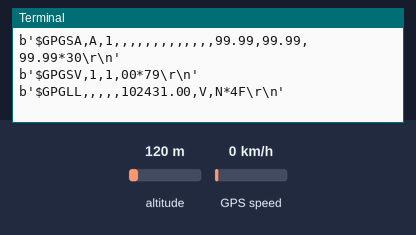
Recording of a program running on a simulated Raspberry Pi (BCM pin numbers). Shown: the last lines printed to the terminal. The inputs (shaded band) are chosen by the test bench; at power-on: GPS speed 0 km/h, altitude 120 m. The GPS gets a fix after 3 s at 37.7749, -122.4194 with 8 satellites.

Above: at 1.2 s.
1.3 s: GPS speed set to 30 km/h
At 1.81 s:
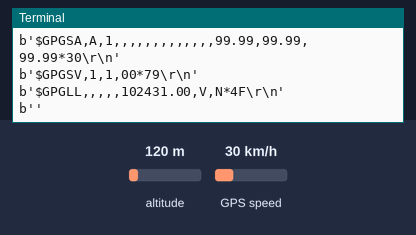
3.5 s: GPS speed set to 90 km/h
At 4.3 s:
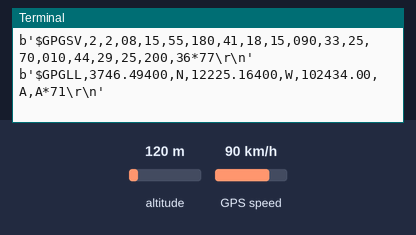
5.5 s: altitude set to 500 m
At 8.4 s:
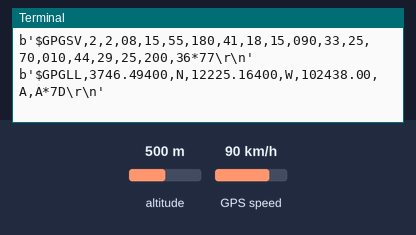
8.5 s: altitude set to 20 m
At 9.4 s:
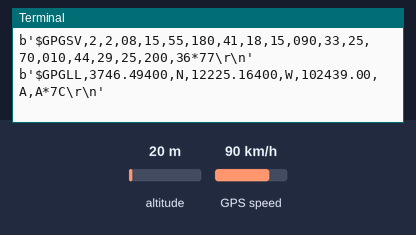
10.5 s: GPS speed set to 118 km/h
At 10.81 s:
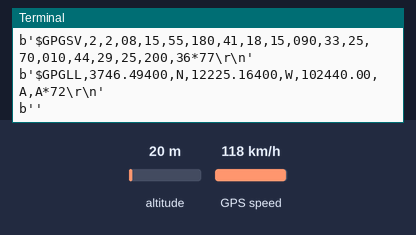
17.9 s: altitude set to 250 m
At 18.4 s:
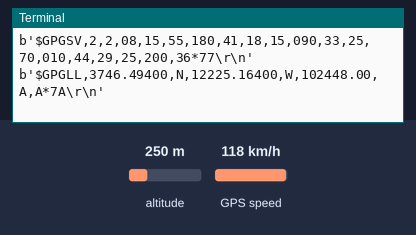
Timing chart, 0 to 20.5 s (numbered marks = the images above; inputs shaded):
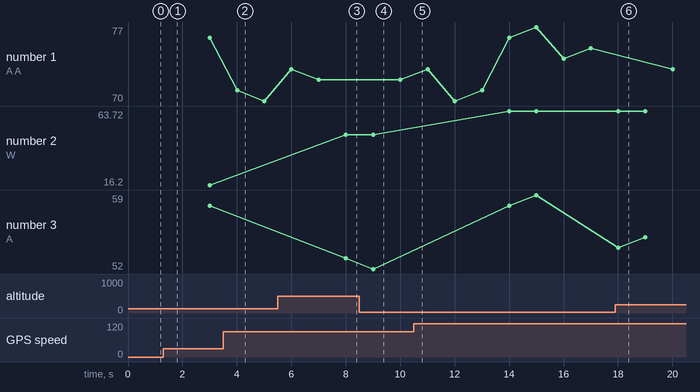

Measured:
- after the input at 3.5 s, the terminal: prints a new line after 0.50 s (image 2)
- after the input at 5.5 s, the terminal: prints a new line after 0.50 s (image 3)
- after the input at 8.5 s, the terminal: prints a new line after 0.50 s (image 4)
- after the input at 17.9 s, the terminal: prints a new line after 0.10 s (image 6)
- plotted number 2: 48.6 → 63.72 after the input at 10.5 s

The program:

rgps.py
```python
import time
import serial
import string
import pynmea2
import RPi.GPIO as gpio

gpio.setmode(gpio.BCM)
port = "/dev/ttyAMA0"

ser = serial.Serial(port,baudrate=9600,timeout=0.5)
while 1:
    try:
        data = ser.readline()
        print(data)
    except:
        print("loading")

    if data[0:6]=='$GPGGA':
        msg=pynmea2.parse(data)
        print(msg)
        time.sleep(2)
```
